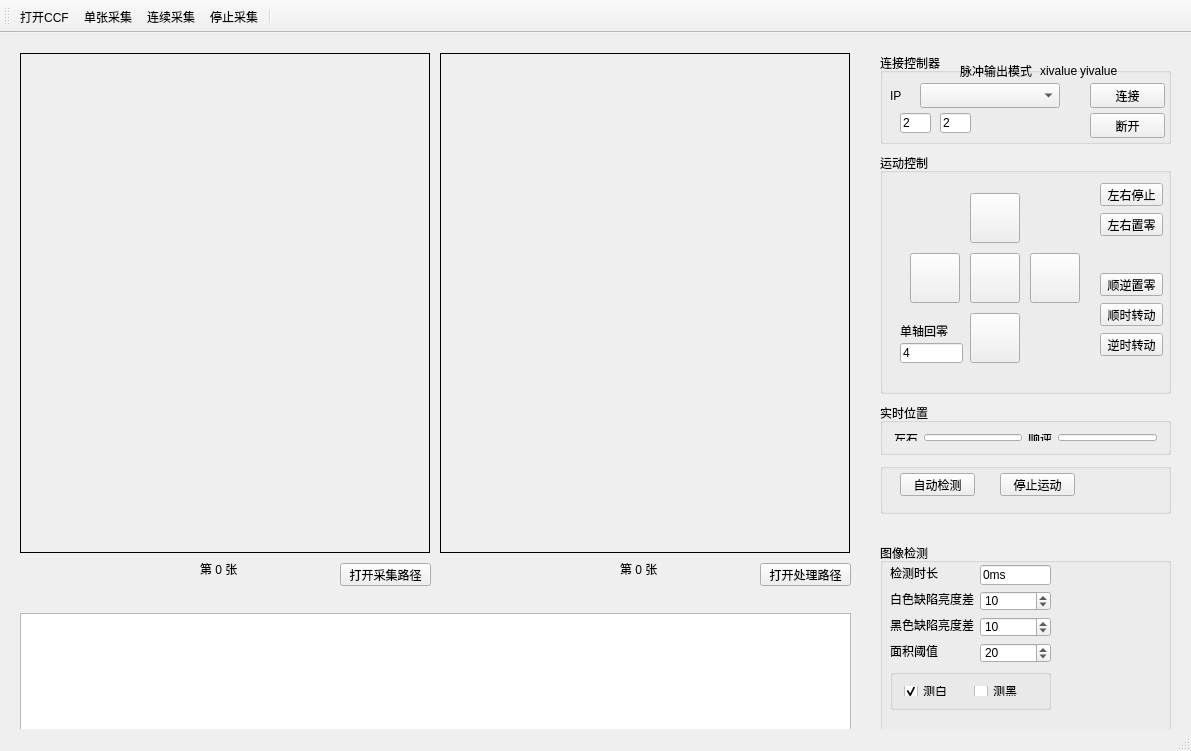
<?xml version="1.0" encoding="UTF-8"?>
<ui version="4.0">
 <class>MainWindow</class>
 <widget class="QMainWindow" name="MainWindow">
  <property name="geometry">
   <rect>
    <x>0</x>
    <y>0</y>
    <width>1191</width>
    <height>751</height>
   </rect>
  </property>
  <property name="windowTitle">
   <string>MainWindow</string>
  </property>
  <property name="windowIcon">
   <iconset resource="res.qrc">
    <normaloff>:/Image/tub.jpg</normaloff>:/Image/tub.jpg</iconset>
  </property>
  <widget class="QWidget" name="centralWidget">
   <widget class="QLabel" name="labelSrc">
    <property name="geometry">
     <rect>
      <x>20</x>
      <y>20</y>
      <width>410</width>
      <height>500</height>
     </rect>
    </property>
    <property name="focusPolicy">
     <enum>Qt::NoFocus</enum>
    </property>
    <property name="contextMenuPolicy">
     <enum>Qt::DefaultContextMenu</enum>
    </property>
    <property name="frameShape">
     <enum>QFrame::Box</enum>
    </property>
    <property name="text">
     <string/>
    </property>
    <property name="scaledContents">
     <bool>false</bool>
    </property>
   </widget>
   <widget class="QTextEdit" name="textEditLog">
    <property name="geometry">
     <rect>
      <x>20</x>
      <y>580</y>
      <width>831</width>
      <height>121</height>
     </rect>
    </property>
   </widget>
   <widget class="QWidget" name="widget" native="true">
    <property name="geometry">
     <rect>
      <x>860</x>
      <y>10</y>
      <width>311</width>
      <height>481</height>
     </rect>
    </property>
    <widget class="QGroupBox" name="groupBox">
     <property name="geometry">
      <rect>
       <x>20</x>
       <y>10</y>
       <width>291</width>
       <height>91</height>
      </rect>
     </property>
     <property name="title">
      <string>连接控制器</string>
     </property>
     <widget class="QLineEdit" name="lineEditXivalue">
      <property name="geometry">
       <rect>
        <x>20</x>
        <y>60</y>
        <width>31</width>
        <height>20</height>
       </rect>
      </property>
      <property name="text">
       <string>2</string>
      </property>
     </widget>
     <widget class="QLabel" name="label_6">
      <property name="geometry">
       <rect>
        <x>200</x>
        <y>10</y>
        <width>42</width>
        <height>16</height>
       </rect>
      </property>
      <property name="text">
       <string>yivalue</string>
      </property>
     </widget>
     <widget class="QLineEdit" name="lineEditYivalue">
      <property name="geometry">
       <rect>
        <x>60</x>
        <y>60</y>
        <width>31</width>
        <height>20</height>
       </rect>
      </property>
      <property name="text">
       <string>2</string>
      </property>
     </widget>
     <widget class="QLabel" name="label_7">
      <property name="geometry">
       <rect>
        <x>160</x>
        <y>10</y>
        <width>42</width>
        <height>16</height>
       </rect>
      </property>
      <property name="text">
       <string>xivalue</string>
      </property>
     </widget>
     <widget class="QLabel" name="label_8">
      <property name="geometry">
       <rect>
        <x>80</x>
        <y>10</y>
        <width>72</width>
        <height>16</height>
       </rect>
      </property>
      <property name="text">
       <string>脉冲输出模式</string>
      </property>
     </widget>
     <widget class="QLabel" name="label_2">
      <property name="geometry">
       <rect>
        <x>10</x>
        <y>30</y>
        <width>16</width>
        <height>25</height>
       </rect>
      </property>
      <property name="maximumSize">
       <size>
        <width>30</width>
        <height>16777215</height>
       </size>
      </property>
      <property name="text">
       <string>IP</string>
      </property>
     </widget>
     <widget class="QComboBox" name="comboBoxIP">
      <property name="geometry">
       <rect>
        <x>40</x>
        <y>30</y>
        <width>140</width>
        <height>25</height>
       </rect>
      </property>
      <property name="minimumSize">
       <size>
        <width>140</width>
        <height>0</height>
       </size>
      </property>
     </widget>
     <widget class="QPushButton" name="pushBtnConnect">
      <property name="geometry">
       <rect>
        <x>210</x>
        <y>30</y>
        <width>75</width>
        <height>25</height>
       </rect>
      </property>
      <property name="text">
       <string>连接</string>
      </property>
     </widget>
     <widget class="QPushButton" name="pushBtnClose">
      <property name="geometry">
       <rect>
        <x>210</x>
        <y>60</y>
        <width>75</width>
        <height>25</height>
       </rect>
      </property>
      <property name="text">
       <string>断开</string>
      </property>
     </widget>
    </widget>
    <widget class="QGroupBox" name="groupBox_3">
     <property name="geometry">
      <rect>
       <x>20</x>
       <y>110</y>
       <width>291</width>
       <height>241</height>
      </rect>
     </property>
     <property name="title">
      <string>运动控制</string>
     </property>
     <widget class="QPushButton" name="pushBtnXStop">
      <property name="geometry">
       <rect>
        <x>220</x>
        <y>30</y>
        <width>63</width>
        <height>23</height>
       </rect>
      </property>
      <property name="text">
       <string>左右停止</string>
      </property>
     </widget>
     <widget class="QPushButton" name="pushBtnXZero">
      <property name="geometry">
       <rect>
        <x>220</x>
        <y>60</y>
        <width>63</width>
        <height>23</height>
       </rect>
      </property>
      <property name="text">
       <string>左右置零</string>
      </property>
     </widget>
     <widget class="QPushButton" name="pushBtnYZero">
      <property name="geometry">
       <rect>
        <x>220</x>
        <y>120</y>
        <width>63</width>
        <height>23</height>
       </rect>
      </property>
      <property name="text">
       <string>顺逆置零</string>
      </property>
     </widget>
     <widget class="QLabel" name="labelYuan">
      <property name="geometry">
       <rect>
        <x>10</x>
        <y>10</y>
        <width>211</width>
        <height>221</height>
       </rect>
      </property>
      <property name="text">
       <string/>
      </property>
      <property name="textFormat">
       <enum>Qt::AutoText</enum>
      </property>
      <property name="pixmap">
       <pixmap resource="res.qrc">:/Image/yuan.jpg</pixmap>
      </property>
      <property name="alignment">
       <set>Qt::AlignCenter</set>
      </property>
     </widget>
     <widget class="QLineEdit" name="lineEditXimode">
      <property name="geometry">
       <rect>
        <x>20</x>
        <y>190</y>
        <width>63</width>
        <height>20</height>
       </rect>
      </property>
      <property name="text">
       <string>4</string>
      </property>
     </widget>
     <widget class="QLabel" name="label_9">
      <property name="geometry">
       <rect>
        <x>20</x>
        <y>170</y>
        <width>48</width>
        <height>16</height>
       </rect>
      </property>
      <property name="text">
       <string>单轴回零</string>
      </property>
     </widget>
     <widget class="QPushButton" name="pushBtnClockStart">
      <property name="geometry">
       <rect>
        <x>220</x>
        <y>150</y>
        <width>63</width>
        <height>23</height>
       </rect>
      </property>
      <property name="toolTip">
       <string>顺时针运动开始/停止</string>
      </property>
      <property name="text">
       <string>顺时转动</string>
      </property>
     </widget>
     <widget class="QPushButton" name="pushBtnAnticlockStart">
      <property name="geometry">
       <rect>
        <x>220</x>
        <y>180</y>
        <width>63</width>
        <height>23</height>
       </rect>
      </property>
      <property name="toolTip">
       <string>逆时针运动开始/停止</string>
      </property>
      <property name="text">
       <string>逆时转动</string>
      </property>
     </widget>
     <widget class="QPushButton" name="pushBtnRight">
      <property name="geometry">
       <rect>
        <x>30</x>
        <y>100</y>
        <width>50</width>
        <height>50</height>
       </rect>
      </property>
      <property name="toolTip">
       <string>向左移动</string>
      </property>
      <property name="text">
       <string/>
      </property>
      <property name="icon">
       <iconset resource="res.qrc">
        <normaloff>:/Image/zuo.jpeg</normaloff>:/Image/zuo.jpeg</iconset>
      </property>
      <property name="iconSize">
       <size>
        <width>50</width>
        <height>50</height>
       </size>
      </property>
      <property name="autoRepeat">
       <bool>false</bool>
      </property>
     </widget>
     <widget class="QPushButton" name="pushBtnClockwise">
      <property name="geometry">
       <rect>
        <x>90</x>
        <y>40</y>
        <width>50</width>
        <height>50</height>
       </rect>
      </property>
      <property name="toolTip">
       <string> 顺时针转动</string>
      </property>
      <property name="text">
       <string/>
      </property>
      <property name="icon">
       <iconset resource="res.qrc">
        <normaloff>:/Image/shun.jpg</normaloff>:/Image/shun.jpg</iconset>
      </property>
      <property name="iconSize">
       <size>
        <width>50</width>
        <height>50</height>
       </size>
      </property>
     </widget>
     <widget class="QPushButton" name="pushBtnLeft">
      <property name="geometry">
       <rect>
        <x>150</x>
        <y>100</y>
        <width>50</width>
        <height>50</height>
       </rect>
      </property>
      <property name="toolTip">
       <string>向右移动</string>
      </property>
      <property name="text">
       <string/>
      </property>
      <property name="icon">
       <iconset resource="res.qrc">
        <normaloff>:/Image/you.jpeg</normaloff>:/Image/you.jpeg</iconset>
      </property>
      <property name="iconSize">
       <size>
        <width>50</width>
        <height>50</height>
       </size>
      </property>
      <property name="autoRepeat">
       <bool>false</bool>
      </property>
     </widget>
     <widget class="QPushButton" name="pushBtnOrigin">
      <property name="geometry">
       <rect>
        <x>90</x>
        <y>100</y>
        <width>50</width>
        <height>50</height>
       </rect>
      </property>
      <property name="toolTip">
       <string>水平回到原点位置</string>
      </property>
      <property name="text">
       <string/>
      </property>
      <property name="icon">
       <iconset resource="res.qrc">
        <normaloff>:/Image/0.jpg</normaloff>:/Image/0.jpg</iconset>
      </property>
      <property name="iconSize">
       <size>
        <width>50</width>
        <height>50</height>
       </size>
      </property>
     </widget>
     <widget class="QPushButton" name="pushBtnAnticlockwise">
      <property name="geometry">
       <rect>
        <x>90</x>
        <y>160</y>
        <width>50</width>
        <height>50</height>
       </rect>
      </property>
      <property name="toolTip">
       <string>逆时针转动</string>
      </property>
      <property name="text">
       <string/>
      </property>
      <property name="icon">
       <iconset resource="res.qrc">
        <normaloff>:/Image/ni.jpg</normaloff>:/Image/ni.jpg</iconset>
      </property>
      <property name="iconSize">
       <size>
        <width>50</width>
        <height>50</height>
       </size>
      </property>
     </widget>
    </widget>
    <widget class="QGroupBox" name="groupBox_2">
     <property name="geometry">
      <rect>
       <x>20</x>
       <y>360</y>
       <width>291</width>
       <height>52</height>
      </rect>
     </property>
     <property name="title">
      <string>实时位置</string>
     </property>
     <layout class="QHBoxLayout" name="horizontalLayout_2">
      <item>
       <widget class="QLabel" name="label_3">
        <property name="text">
         <string>左右</string>
        </property>
       </widget>
      </item>
      <item>
       <widget class="QLineEdit" name="lineEditXPos"/>
      </item>
      <item>
       <widget class="QLabel" name="label_4">
        <property name="text">
         <string>顺逆</string>
        </property>
       </widget>
      </item>
      <item>
       <widget class="QLineEdit" name="lineEditYPos">
        <property name="text">
         <string/>
        </property>
       </widget>
      </item>
     </layout>
    </widget>
    <widget class="QGroupBox" name="groupBox_6">
     <property name="geometry">
      <rect>
       <x>20</x>
       <y>420</y>
       <width>291</width>
       <height>51</height>
      </rect>
     </property>
     <property name="title">
      <string/>
     </property>
     <widget class="QPushButton" name="pushBtnAutoSport">
      <property name="geometry">
       <rect>
        <x>20</x>
        <y>10</y>
        <width>75</width>
        <height>23</height>
       </rect>
      </property>
      <property name="toolTip">
       <string>自动开始检测运动</string>
      </property>
      <property name="text">
       <string>自动检测</string>
      </property>
     </widget>
     <widget class="QPushButton" name="pushBtnStopAuto">
      <property name="geometry">
       <rect>
        <x>120</x>
        <y>10</y>
        <width>75</width>
        <height>23</height>
       </rect>
      </property>
      <property name="toolTip">
       <string>停止当前检测运动</string>
      </property>
      <property name="text">
       <string>停止运动</string>
      </property>
     </widget>
    </widget>
   </widget>
   <widget class="QWidget" name="widget_2" native="true">
    <property name="geometry">
     <rect>
      <x>860</x>
      <y>500</y>
      <width>311</width>
      <height>211</height>
     </rect>
    </property>
    <widget class="QGroupBox" name="groupBox_4">
     <property name="geometry">
      <rect>
       <x>20</x>
       <y>10</y>
       <width>291</width>
       <height>191</height>
      </rect>
     </property>
     <property name="title">
      <string>图像检测</string>
     </property>
     <widget class="QLabel" name="label_5">
      <property name="geometry">
       <rect>
        <x>10</x>
        <y>74</y>
        <width>84</width>
        <height>16</height>
       </rect>
      </property>
      <property name="text">
       <string>黑色缺陷亮度差</string>
      </property>
     </widget>
     <widget class="QLabel" name="label_10">
      <property name="geometry">
       <rect>
        <x>10</x>
        <y>100</y>
        <width>48</width>
        <height>16</height>
       </rect>
      </property>
      <property name="text">
       <string>面积阈值</string>
      </property>
     </widget>
     <widget class="QLabel" name="label_11">
      <property name="geometry">
       <rect>
        <x>10</x>
        <y>22</y>
        <width>48</width>
        <height>16</height>
       </rect>
      </property>
      <property name="text">
       <string>检测时长</string>
      </property>
     </widget>
     <widget class="QLineEdit" name="lineEditTime">
      <property name="geometry">
       <rect>
        <x>100</x>
        <y>22</y>
        <width>71</width>
        <height>20</height>
       </rect>
      </property>
      <property name="text">
       <string>0ms</string>
      </property>
     </widget>
     <widget class="QSpinBox" name="spinBlackTolerance">
      <property name="geometry">
       <rect>
        <x>100</x>
        <y>74</y>
        <width>71</width>
        <height>20</height>
       </rect>
      </property>
      <property name="maximum">
       <number>100</number>
      </property>
      <property name="singleStep">
       <number>10</number>
      </property>
      <property name="value">
       <number>10</number>
      </property>
     </widget>
     <widget class="QLabel" name="label_12">
      <property name="geometry">
       <rect>
        <x>10</x>
        <y>48</y>
        <width>84</width>
        <height>16</height>
       </rect>
      </property>
      <property name="text">
       <string>白色缺陷亮度差</string>
      </property>
     </widget>
     <widget class="QSpinBox" name="spinAreaThreshold">
      <property name="geometry">
       <rect>
        <x>100</x>
        <y>100</y>
        <width>71</width>
        <height>20</height>
       </rect>
      </property>
      <property name="maximum">
       <number>1000</number>
      </property>
      <property name="singleStep">
       <number>10</number>
      </property>
      <property name="value">
       <number>20</number>
      </property>
     </widget>
     <widget class="QSpinBox" name="spinWhiteTolerance">
      <property name="geometry">
       <rect>
        <x>100</x>
        <y>48</y>
        <width>71</width>
        <height>20</height>
       </rect>
      </property>
      <property name="maximum">
       <number>100</number>
      </property>
      <property name="singleStep">
       <number>10</number>
      </property>
      <property name="value">
       <number>10</number>
      </property>
     </widget>
     <widget class="QGroupBox" name="groupBox_5">
      <property name="geometry">
       <rect>
        <x>10</x>
        <y>126</y>
        <width>161</width>
        <height>41</height>
       </rect>
      </property>
      <property name="title">
       <string/>
      </property>
      <layout class="QHBoxLayout" name="horizontalLayout">
       <item>
        <widget class="QCheckBox" name="checkBoxWhite">
         <property name="text">
          <string>测白</string>
         </property>
         <property name="checked">
          <bool>true</bool>
         </property>
        </widget>
       </item>
       <item>
        <widget class="QCheckBox" name="checkBoxBlack">
         <property name="text">
          <string>测黑</string>
         </property>
        </widget>
       </item>
      </layout>
     </widget>
    </widget>
   </widget>
   <widget class="QLabel" name="labelObj">
    <property name="geometry">
     <rect>
      <x>440</x>
      <y>20</y>
      <width>410</width>
      <height>500</height>
     </rect>
    </property>
    <property name="focusPolicy">
     <enum>Qt::NoFocus</enum>
    </property>
    <property name="contextMenuPolicy">
     <enum>Qt::DefaultContextMenu</enum>
    </property>
    <property name="frameShape">
     <enum>QFrame::Box</enum>
    </property>
    <property name="text">
     <string/>
    </property>
    <property name="scaledContents">
     <bool>false</bool>
    </property>
   </widget>
   <widget class="QLabel" name="labelDealNum">
    <property name="geometry">
     <rect>
      <x>620</x>
      <y>530</y>
      <width>54</width>
      <height>12</height>
     </rect>
    </property>
    <property name="text">
     <string>第 0 张</string>
    </property>
   </widget>
   <widget class="QLabel" name="labelGetNum">
    <property name="geometry">
     <rect>
      <x>200</x>
      <y>530</y>
      <width>54</width>
      <height>12</height>
     </rect>
    </property>
    <property name="text">
     <string>第 0 张</string>
    </property>
   </widget>
   <widget class="QPushButton" name="pushBtnSrcDir">
    <property name="geometry">
     <rect>
      <x>340</x>
      <y>530</y>
      <width>91</width>
      <height>23</height>
     </rect>
    </property>
    <property name="toolTip">
     <string>打开采集原图所在文件夹</string>
    </property>
    <property name="text">
     <string>打开采集路径</string>
    </property>
   </widget>
   <widget class="QPushButton" name="pushBtnObjDir">
    <property name="geometry">
     <rect>
      <x>760</x>
      <y>530</y>
      <width>91</width>
      <height>23</height>
     </rect>
    </property>
    <property name="toolTip">
     <string>打开图像处理所在文件夹</string>
    </property>
    <property name="text">
     <string>打开处理路径</string>
    </property>
   </widget>
  </widget>
  <widget class="QToolBar" name="mainToolBar">
   <attribute name="toolBarArea">
    <enum>TopToolBarArea</enum>
   </attribute>
   <attribute name="toolBarBreak">
    <bool>false</bool>
   </attribute>
   <addaction name="actionactionOpenCCF"/>
   <addaction name="actionactionSnap"/>
   <addaction name="actionactionGrab"/>
   <addaction name="actionactionFreeze"/>
   <addaction name="separator"/>
  </widget>
  <widget class="QStatusBar" name="statusBar"/>
  <action name="actionactionOpenCCF">
   <property name="text">
    <string>打开CCF</string>
   </property>
   <property name="toolTip">
    <string>打开相机配置文件</string>
   </property>
  </action>
  <action name="actionactionSnap">
   <property name="text">
    <string>单张采集</string>
   </property>
   <property name="toolTip">
    <string>单独一张采集</string>
   </property>
  </action>
  <action name="actionactionGrab">
   <property name="text">
    <string>连续采集</string>
   </property>
  </action>
  <action name="actionactionFreeze">
   <property name="text">
    <string>停止采集</string>
   </property>
  </action>
 </widget>
 <layoutdefault spacing="6" margin="11"/>
 <resources>
  <include location="res.qrc"/>
 </resources>
 <connections/>
</ui>
